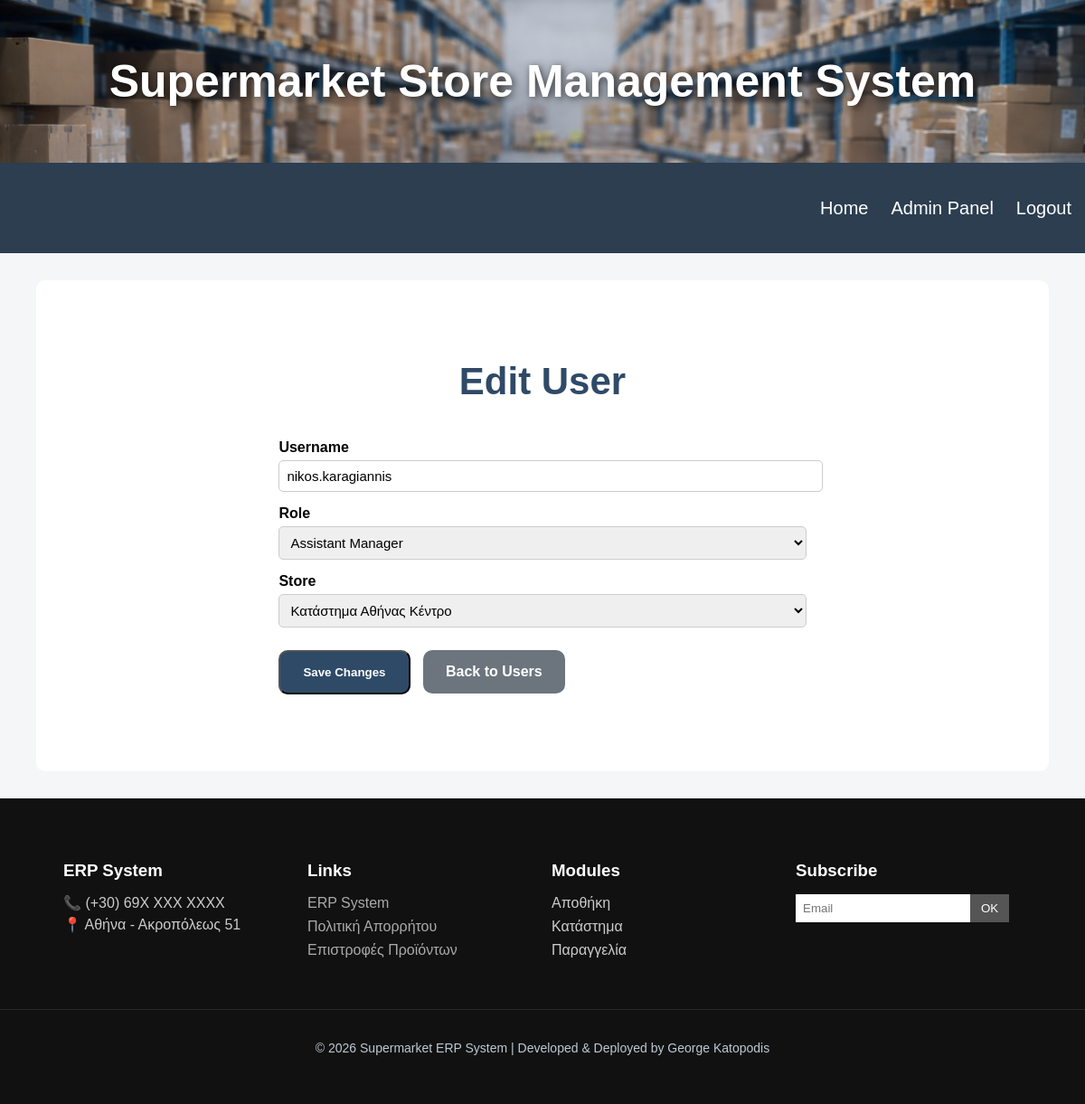
The app's page /admin/edit_user/3 (signed in) with its own data.
### tables this page shows
CREATE TABLE users (
    user_id INTEGER PRIMARY KEY AUTOINCREMENT,
    store_id INTEGER NOT NULL,
    username VARCHAR(50) NOT NULL,
    password VARCHAR(255) NOT NULL,
    role VARCHAR(20) NOT NULL, email VARCHAR(100), is_active INTEGER DEFAULT 1,
    FOREIGN KEY (store_id) REFERENCES stores(store_id)
);

CREATE TABLE stores (
    store_id INTEGER PRIMARY KEY AUTOINCREMENT,
    store_name VARCHAR(100) NOT NULL,
    store_location VARCHAR(100) NOT NULL
);

### app.py (the view, shortened to what this page needs)
@app.route("/admin/edit_user/<int:user_id>", methods=["GET", "POST"])
def edit_user(user_id):
    if "user" not in session:
        return redirect(url_for("login"))
    if session.get("role") != "admin":
        return redirect(url_for("home"))
    connection = sqlite3.connect(DATABASE_PATH)
    connection.row_factory = sqlite3.Row
    cursor = connection.cursor()
    cursor.execute("""
        SELECT *
        FROM users
        WHERE user_id = ?
    """, (user_id,))
    user = cursor.fetchone()
    cursor.execute("""
        SELECT *
        FROM stores
    """)
    stores = cursor.fetchall()
    connection.close()
    return render_template(
        "edit_user.html",
        user=user,
        stores=stores
    )

### templates/edit_user.html (shortened to what this page needs)
{% extends "base.html" %}
{% block content %}
<div class="admin-container">
    <h1 class="admin-title">Edit User</h1>
    <form method="POST" class="admin-form">
        <div class="form-group">
            <label>Username</label>
            <input type="text"
                   name="username"
                   value="{{ user.username }}"
                   required>
        </div>
        <div class="form-group">
            <label>Role</label>
            <select name="role">
                <option value="assistant_manager"
                    {% if user.role == "assistant_manager" %}
                        selected
                    {% endif %}>
                    Assistant Manager
                </option>
            </select>
        </div>
        <div class="form-group">
            <label>Store</label>
            <select name="store_id">
                {% for store in stores %}
                <option value="{{ store.store_id }}"
                    {% if store.store_id == user.store_id %}
                        selected
                    {% endif %}>
                    {{ store.store_name }}
                </option>
                {% endfor %}
            </select>
        </div>
        <div class="admin-form-buttons">
            <button type="submit" class="admin-btn">
                Save Changes
            </button>
            <a href="{{ url_for('manage_users') }}"
               class="admin-btn back-btn">
                Back to Users
            </a>
        </div>
    </form>
</div>
{% endblock %}

### static/style.css (style rules this page uses)
body { font-family: 'Gill Sans', 'Gill Sans MT', Calibri, 'Trebuchet MS', sans-serif; margin: 0; background-color: #f4f6f8; min-height: 100vh; display: flex; flex-direction: column; }

### static/admin.css (style rules this page uses)
.admin-container { width: 90%; margin: 40px auto; }
.admin-title { font-size: 42px; color: #2f4a67; margin-bottom: 40px; text-align: center; }
.admin-btn { background-color: #2f4a67; color: white; padding: 15px 25px; border-radius: 10px; text-decoration: none; transition: 0.3s; font-weight: bold; display: inline-block; margin-bottom: 25px; }
.admin-form { width: 60%; margin: auto; }
.form-group { margin-bottom: 20px; }
.form-group input, .form-group select { width: 100%; padding: 12px; border-radius: 8px; border: 1px solid #ccc; font-size: 15px; }
.back-btn { background-color: #6c757d; margin-left: 10px; }
.admin-form-buttons { margin-top: 25px; }

### static/forms.css (style rules this page uses)
.form-group { margin-bottom: 15px; }
.form-group label { display: block; margin-bottom: 5px; font-weight: bold; }
.form-group input, .form-group select { width: 100%; padding: 8px; border-radius: 5px; border: 1px solid #ccc; }

### records on screen
users: username "nikos.karagiannis", role "Assistant Manager", store_id "Κατάστημα Αθήνας Κέντρο"
